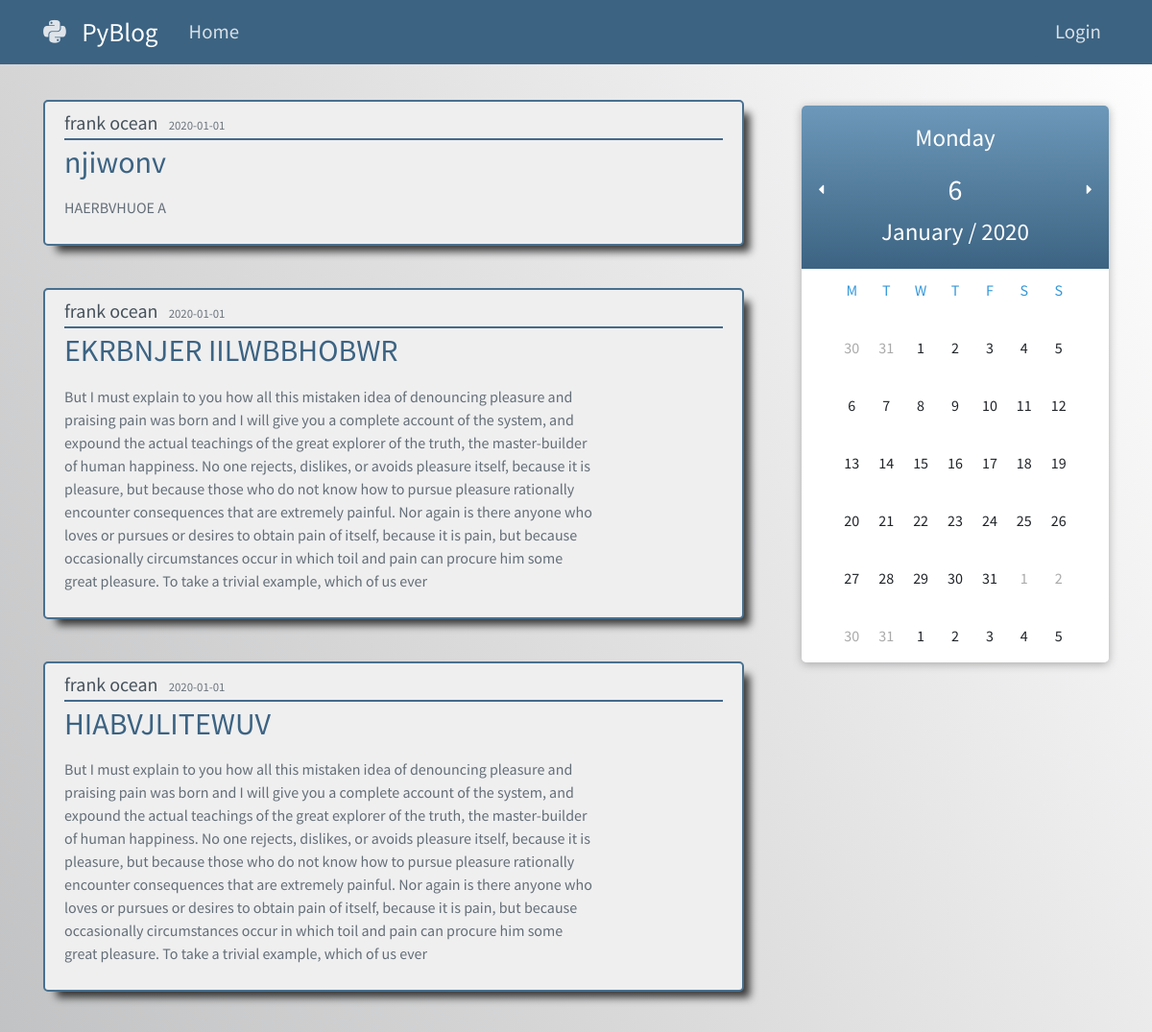
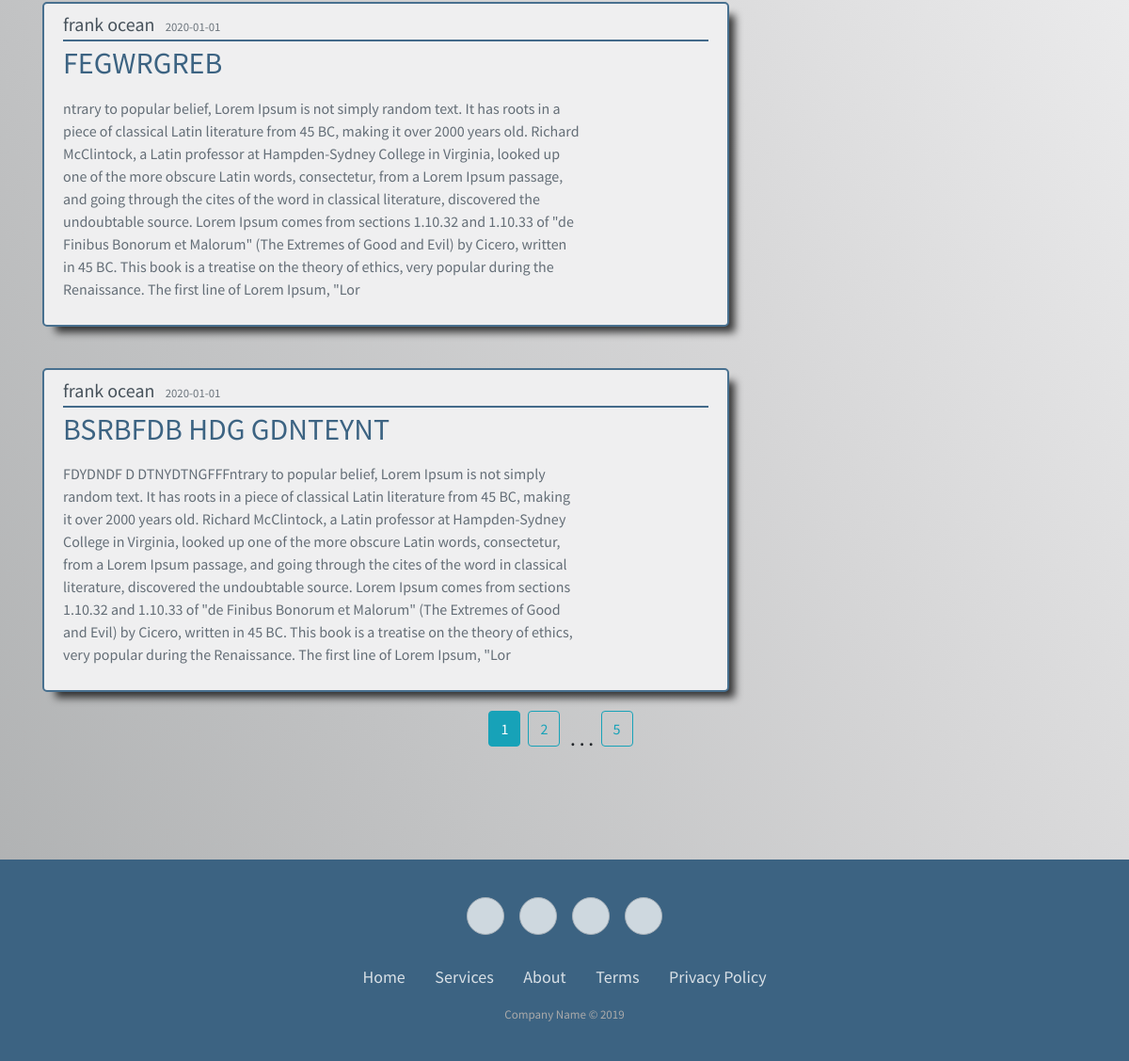
Page /home on the earlier database version (2 pictures, top to bottom).
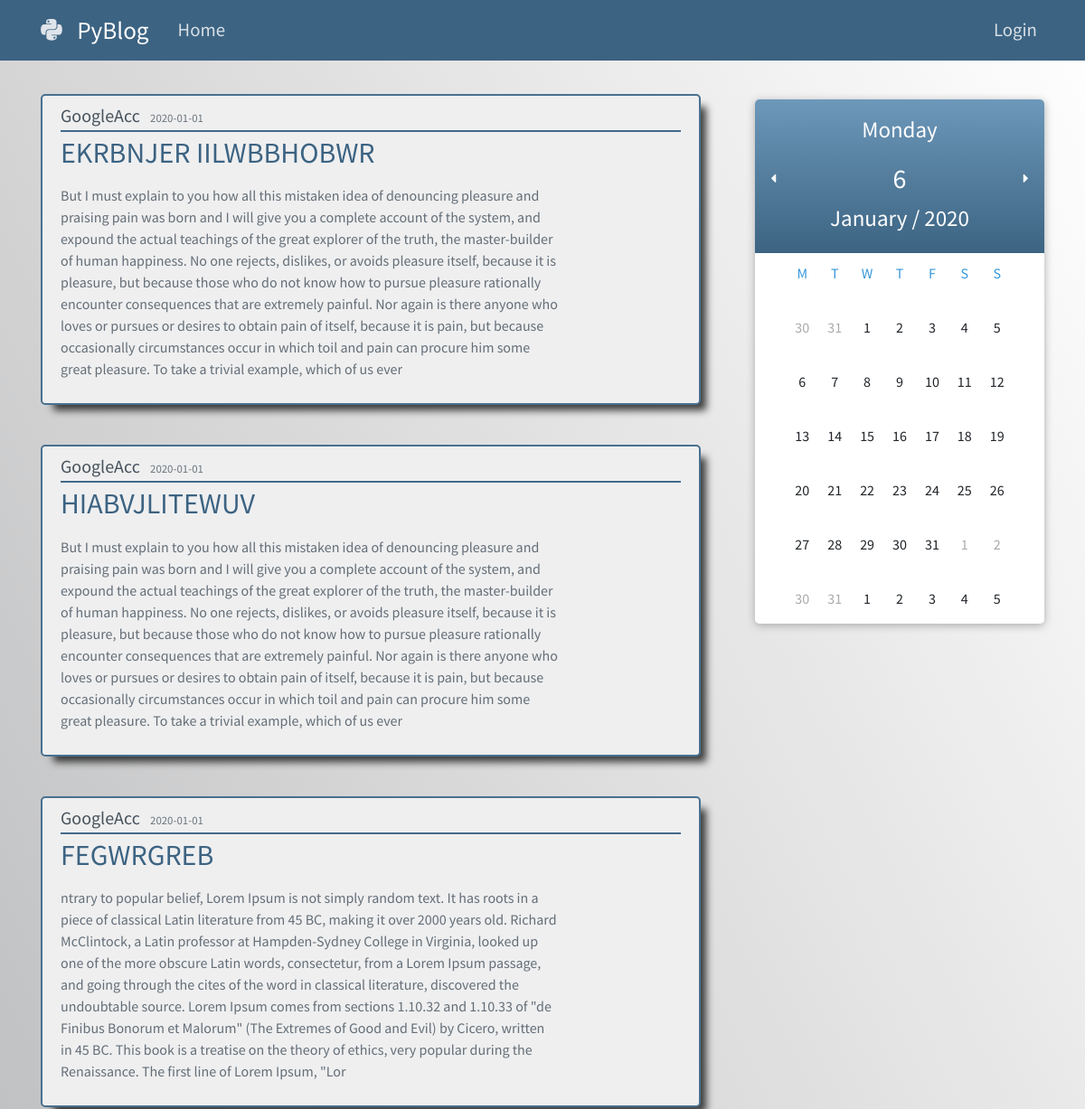
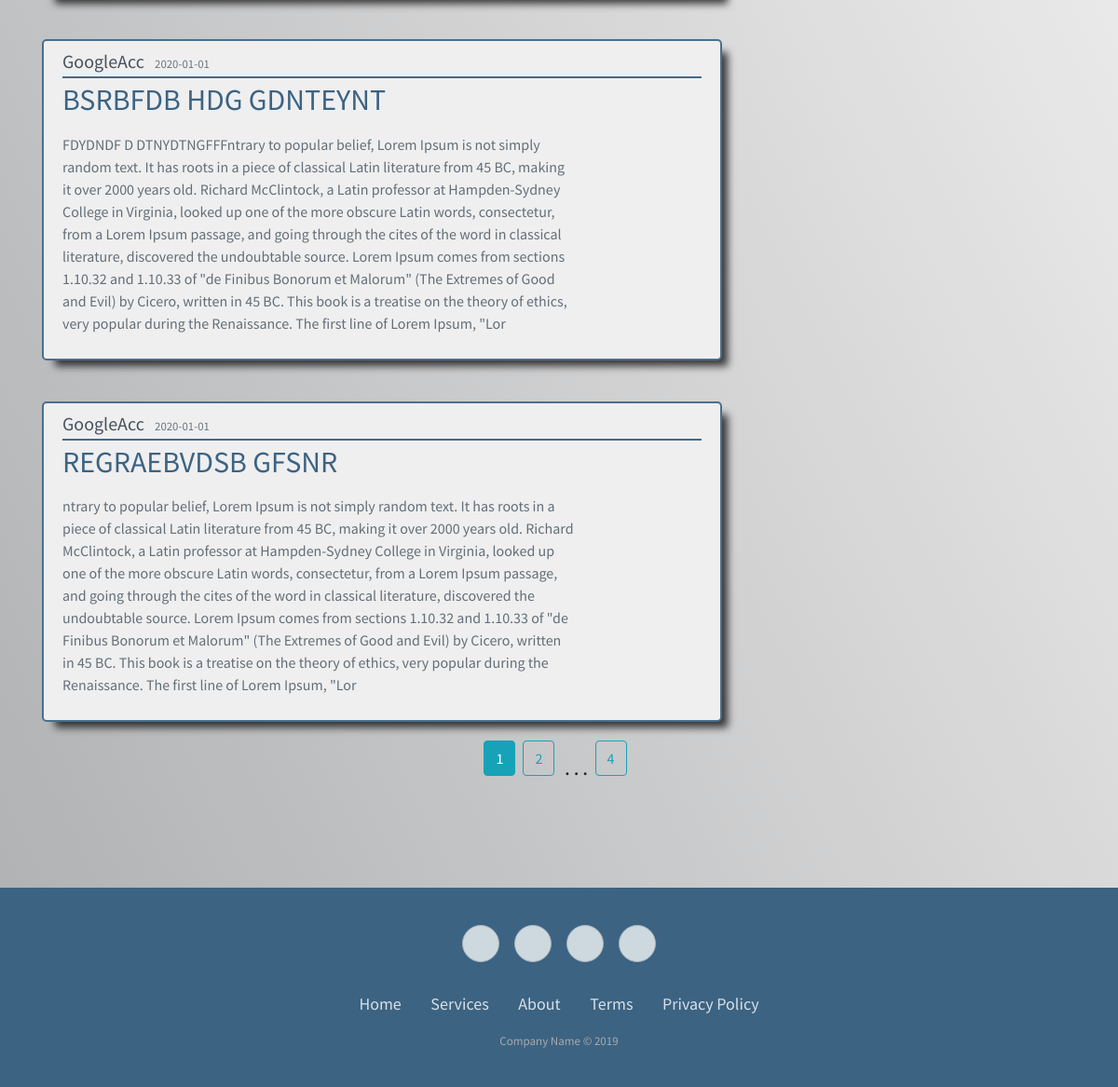
Same page on the later database version (2 pictures, top to bottom).
### app/models.py (models this page shows, shortened)
class Post(db.Model):
    __tablename__ = 'post'
    id = db.Column(db.Integer, primary_key=True)
    title = db.Column(db.String(100), nullable=False)
    date_posted = db.Column(db.DateTime, nullable=False, default=datetime.utcnow)
    content = db.Column(db.Text, nullable=False)
    user_id = db.Column(db.Integer, db.ForeignKey('user.id'), nullable=False)

class User(UserMixin, db.Model):
    __tablename__ = 'user'
    id = db.Column(db.Integer, primary_key=True)
    username = db.Column(db.String(64), index=True,nullable=False)
    email = db.Column(db.String(64), index=True, unique=True)
    posts = db.relationship('Post', backref='author', lazy='dynamic')

### app/views.py (the view, shortened to what this page needs)
@app.route('/', methods=['GET', 'POST'])
@app.route("/home", methods=['GET', 'POST'])
def home():
    username_form = ChangeUsername()
    page = request.args.get('page', 1, type=int)
    posts = Post.query.order_by(Post.date_posted.desc()).paginate(page=page, per_page=5)
    return render_template("html/home.html", title='home', posts=posts, username_form=username_form)

### app/templates/html/home.html (shortened to what this page needs)
{% extends "html/layout.html" %}
{% block custom_css %}
<link rel="stylesheet" type="text/css" href="{{ url_for('static',filename = 'css/home.css') }}">
{% endblock custom_css %}
{% block content %}
<div class="row">
  <div class="col-md-8">
    {% for post in posts.items %}
    <br>
    <article class="media content-section">
      <div class="media-body">
        <div class="article-metadata">
          <h5 style="display: inline;"><a class="mr-2"
              href="{{ url_for('user_posts', username=post.author.username) }}">{{ post.author.username }}</a></h5>
          <small class="text-muted">{{ post.date_posted.strftime('%Y-%m-%d') }}</small>
        </div>
        <h2>
          <p class="article-title">{{ post.title }}</p>
        </h2>
        <p class="article-content">{{ post.content }}</p>
      </div>
    </article>
    {% endfor %}
  </div>
  <div class="col-md-4">
    <div class="calendar" id="calendar">
      <div class="widget">
        <div class="head">
          <p class="day"></p>
          <h1 class="date"></h1>
          <p class="month"></p>
          <i class="trg trg-prev fa fa-fw fa-caret-left"></i>
          <i class="trg trg-next fa fa-fw fa-caret-right"></i>
        </div>
        <div class="body">
          <table>
            <tbody>
              <tr class="head">
                <td>
                  <p>M</p>
                </td>
                <td>
                  <p>T</p>
                </td>
                <td>
                  <p>W</p>
                </td>
                <td>
                  <p>T</p>
                </td>
                <td>
                  <p>F</p>
                </td>
                <td>
                  <p>S</p>
                </td>
                <td>
                  <p>S</p>
                </td>
              </tr>
            </tbody>
          </table>
        </div>
      </div>
    </div>
  </div>
</div>
<div class="pagination">
  {% for page_num in posts.iter_pages(left_edge=1, right_edge=1, left_current=1, right_current=2) %}
  {% if page_num %}
  {% if posts.page == page_num %}
  <a class="btn btn-info mb-4 mr-2" href="{{ url_for('home', page=page_num) }}">{{ page_num }}</a>
  {% else %}
  <a class="btn btn-outline-info mb-4 mr-2" href="{{ url_for('home', page=page_num) }}">{{ page_num }}</a>
  {% endif %}
  {% else %}
  <b class="triple_dot">...</b>
  {% endif %}
  {% endfor %}
</div>
{% endblock content %}

### app/templates/html/layout.html (shortened to what this page needs)
<!DOCTYPE html>
<html lang="en">
<head>
  <link rel="stylesheet" href="https://stackpath.bootstrapcdn.com/bootstrap/4.3.1/css/bootstrap.min.css"
>
  <link rel="stylesheet" href="https://cdnjs.cloudflare.com/ajax/libs/ionicons/2.0.1/css/ionicons.min.css">
  <link rel="stylesheet" type="text/css" href="{{ url_for('static',filename = 'css/layout.css') }}">
  {% block custom_css %}{% endblock custom_css %}
  <link href="https://stackpath.bootstrapcdn.com/font-awesome/4.7.0/css/font-awesome.min.css" rel="stylesheet"
>
</head>
<body onload="hideloader()">
  <header class="site-header">
    <nav class="navbar navbar-expand-md navbar-dark bg-steel fixed-top">
      <div class="container">
        <a class="navbar-brand mr-4" href="{{ url_for('home') }}"><i class="fab fa-python"></i> &nbsp; PyBlog</a>
        <div class="collapse navbar-collapse" id="navbarToggle">
          <div class="navbar-nav mr-auto">
            <a class="nav-item nav-link" href="{{ url_for('home') }}">Home</a>
          </div>
          <div class="navbar-nav">
            {% if current_user.is_authenticated %}
            <a class="nav-item nav-link" href="{{ url_for('new_post') }}">New Post</a>
            <a class="nav-item nav-link" href="{{ url_for('logout') }}">Logout &nbsp;<i
                class="fas fa-sign-out-alt"></i></a>
            {% else %}
            <a href="" class="nav-item nav-link" data-toggle="modal" data-target="#orangeModalSubscription">Login</a>
            {% endif %}
          </div>
        </div>
      </div>
    </nav>
  </header>
  <div class="container" id="main">
    {% block content %}{% endblock %}
  </div> <br><br><br><br>
  <div class="footer-basic">
    <footer>
      <div class="social"><a href="#"></a><a href="#"></a><a href="#"></a><a
          href="#"></a></div>
      <ul class="list-inline">
        <li class="list-inline-item"><a href="#">Home</a></li>
        <li class="list-inline-item"><a href="#">Services</a></li>
        <li class="list-inline-item"><a href="#">About</a></li>
        <li class="list-inline-item"><a href="#">Terms</a></li>
        <li class="list-inline-item"><a href="#">Privacy Policy</a></li>
      </ul>
      <p class="copyright">Company Name © 2019</p>
    </footer>
  </div>
</body>
</html>

### app/static/css/layout.css (style rules this page uses)
body { height: 100%; margin: 0; padding: 0; background-image: linear-gradient(to right top, #adafb0, #c1c2c3, #d6d6d7, #eaeaeb, #ffffff); margin-top: 5rem; font-family: 'Source Sans Pro', sans-serif; }
.fab { color: #DFE4EA; }
.navbar { background-color: #3c6382 !important; font-size: 1.3rem; }
.navbar-brand, .nav-link { color: white !important; }
.navbar-brand { font-size: 1.7rem; }
.nav-link { opacity:0.8; }
.footer-basic { padding:40px 0; background-color:#3c6382; color:#4b4c4d; }
.footer-basic ul { padding:0; list-style:none; text-align:center; font-size:18px; line-height:1.6; margin-bottom:0; }
.footer-basic li { padding:0 10px; }
.footer-basic ul a { color:inherit; text-decoration:none; opacity:0.8; }
.footer-basic .social { text-align:center; padding-bottom:25px; }
.footer-basic .social > a { font-size:24px; width:40px; height:40px; line-height:40px; display:inline-block; text-align:center; border-radius:50%; background-color: white; border:1px solid #ccc; margin:0 8px; color:inherit; opacity:0.75; }
.footer-basic .copyright { margin-top:15px; text-align:center; font-size:13px; color:#aaa; margin-bottom:0; }
.list-inline-item { color: white; }

### app/static/css/home.css (style rules this page uses)
.content-section { background: #EFEFF0; padding: 10px 20px; border: 2px solid #48708F; border-radius: 5px; margin-bottom: 20px; -webkit-box-shadow: 10px 10px 9px -4px rgba(0,0,0,0.75); -moz-box-shadow: 10px 10px 9px -4px rgba(0,0,0,0.75); box-shadow: 10px 10px 9px -4px rgba(0,0,0,0.75); overflow-wrap: break-word !important; word-wrap: break-word !important; }
.article-title { color: #3C6382; overflow-wrap: break-word !important; word-wrap: break-word !important; font-family: 'Source Sans Pro', sans-serif; }
.article-content { white-space: pre-line; color: #646e77; width: 550px; overflow-wrap: break-word !important; word-wrap: break-word !important; }
.article-metadata { padding-bottom: 3px; margin-bottom: 4px; border-bottom: 2px solid #436A8A; }
.article-metadata a { color: #47525B; }
.media-body { overflow-wrap: break-word !important; word-wrap: break-word !important; }
div.widget { height: auto; overflow: auto; position: relative; margin: auto auto; margin-top: 50px; border-radius: 5px; box-shadow: 0 2px 10px #AAA; }
div.widget div.head { display: block; position: relative; padding: 10px; background-color: #3c6382; background: -webkit-linear-gradient(#506a80, #3c6382); background: -moz-linear-gradient(#506a80, #3c6382); background: -o-linear-gradient(#506a80, #3c6382); background: linear-gradient(#6d98b9, #3c6382); border-top-left-radius: 2px; border-top-right-radius: 2px; text-align: center; }
div.widget div.head p, div.widget div.head h1 { display: block; color: #FFF; cursor: default; }
div.widget div.head p { font-size: 25px; }
div.widget div.head h1 { font-size: 30px; }
div.widget div.head p.day { margin-top: 5px; }
div.widget div.head p.month { margin-bottom: 10px; }
div.widget div.head i.trg { height: 12px; position: absolute; margin: auto auto; top: 0; bottom: 0; color: #FFF; cursor: pointer; -webkit-transition: all ease-in-out 0.15s; -moz-transition: all ease-in-out 0.15s; -o-transition: all ease-in-out 0.15s; transition: all ease-in-out 0.15s; }
div.widget div.head i.trg.trg-prev { left: 10px; }
div.widget div.head i.trg.trg-next { right: 10px; }
div.widget div.body { display: block; position: relative; background-color: #FFF; border-bottom-left-radius: 2px; border-bottom-right-radius: 2px; text-align: center; }
div.widget div.body table { margin: auto auto; border-collapse: collapse; border-spacing: 0; cursor: pointer; }
div.widget div.body td { padding: 10px; -webkit-transition: background-color ease-in-out 0.15s; -moz-transition: background-color ease-in-out 0.15s; -o-transition: background-color ease-in-out 0.15s; transition: background-color ease-in-out 0.15s; }
div.widget div.body tr.head td { background-color: #FFF; cursor: default; }
div.widget div.body tr.head td > * { color: #3498DB; }
.widget { margin-top : 30px !important; margin-left: 30px !important; height: 580px !important; overflow: hidden !important; -webkit-box-shadow: 10px 10px 9px -4px rgba(0,0,0,0.75); -moz-box-shadow: 10px 10px 9px -4px rgba(0,0,0,0.75); box-shadow: 10px 10px 9px -4px rgba(0,0,0,0.75); }
.body { overflow: hidden; padding-bottom: 57px; }
.triple_dot { margin-left: 0.2em; margin-right: 0.2em; letter-spacing: 0.3em; }
.pagination { display: flex; align-items: center; justify-content: center; }

Differences in the rows shown:
removed Post: author.username "frank ocean", date_posted "2020-01-01", title "njiwonv", content "HAERBVHUOE A"
changed through a linked row, Post "EKRBNJER IILWBBHOBWR": author.username "frank ocean" → "GoogleAcc"
changed through a linked row, Post "HIABVJLITEWUV": author.username "frank ocean" → "GoogleAcc"
changed through a linked row, Post "FEGWRGREB": author.username "frank ocean" → "GoogleAcc"
changed through a linked row, Post "BSRBFDB HDG GDNTEYNT": author.username "frank ocean" → "GoogleAcc"
now on this page (row unchanged): Post: author.username "GoogleAcc", date_posted "2020-01-01", title "REGRAEBVDSB GFSNR", content "ntrary to popular belief, Lorem Ipsum is not simply random text. It has roots in a piece of classical Latin literature from 45 BC, making it over 2000 years old. Richard McClintock, a Latin professor at Hampden-Sydney College in Virginia, looked up one of the more obscure Latin words, consectetur, from a Lorem Ipsum passage, and going through the cites of the word in classical literature, discovered the undoubtable source. Lorem Ipsum comes from sections 1.10.32 and 1.10.33 of \"de Finibus Bonorum et Malorum\" (The Extremes of Good and Evil) by Cicero, written in 45 BC. This book is a treatise on the theory of ethics, very popular during the Renaissance. The first line of Lorem Ipsum, \"Lor"
Other differences:
new list line: "4"
list line gone: "5"
